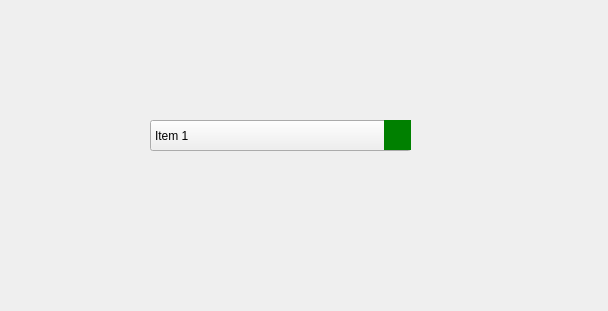
<?xml version="1.0" encoding="UTF-8"?>
<ui version="4.0">
 <class>MainWindow</class>
 <widget class="QMainWindow" name="MainWindow">
  <property name="geometry">
   <rect>
    <x>0</x>
    <y>0</y>
    <width>608</width>
    <height>311</height>
   </rect>
  </property>
  <property name="windowTitle">
   <string>MainWindow</string>
  </property>
  <widget class="QWidget" name="centralwidget">
   <widget class="QComboBox" name="comboBox">
    <property name="geometry">
     <rect>
      <x>150</x>
      <y>120</y>
      <width>261</width>
      <height>31</height>
     </rect>
    </property>
    <property name="styleSheet">
     <string notr="true">QComboBox:editable{
	background-color: white;
}
QComboBox:drop-down{
	border: none;
}
QComboBox:down-arrow{
	background: green;
	image: url(:/Downloads/arrow-down-sign-to-navigate.png);
	width: 30px;
	height: 30px;
}
QComboBox:down-arrow::on{
	background: red;
	image: url(:/Downloads/up-arrow.png);
	width: 30px;
	height: 30px;
}</string>
    </property>
    <item>
     <property name="text">
      <string>Item 1</string>
     </property>
    </item>
    <item>
     <property name="text">
      <string>Item 2</string>
     </property>
    </item>
    <item>
     <property name="text">
      <string>Item 3</string>
     </property>
    </item>
   </widget>
  </widget>
 </widget>
 <resources/>
 <connections/>
</ui>
